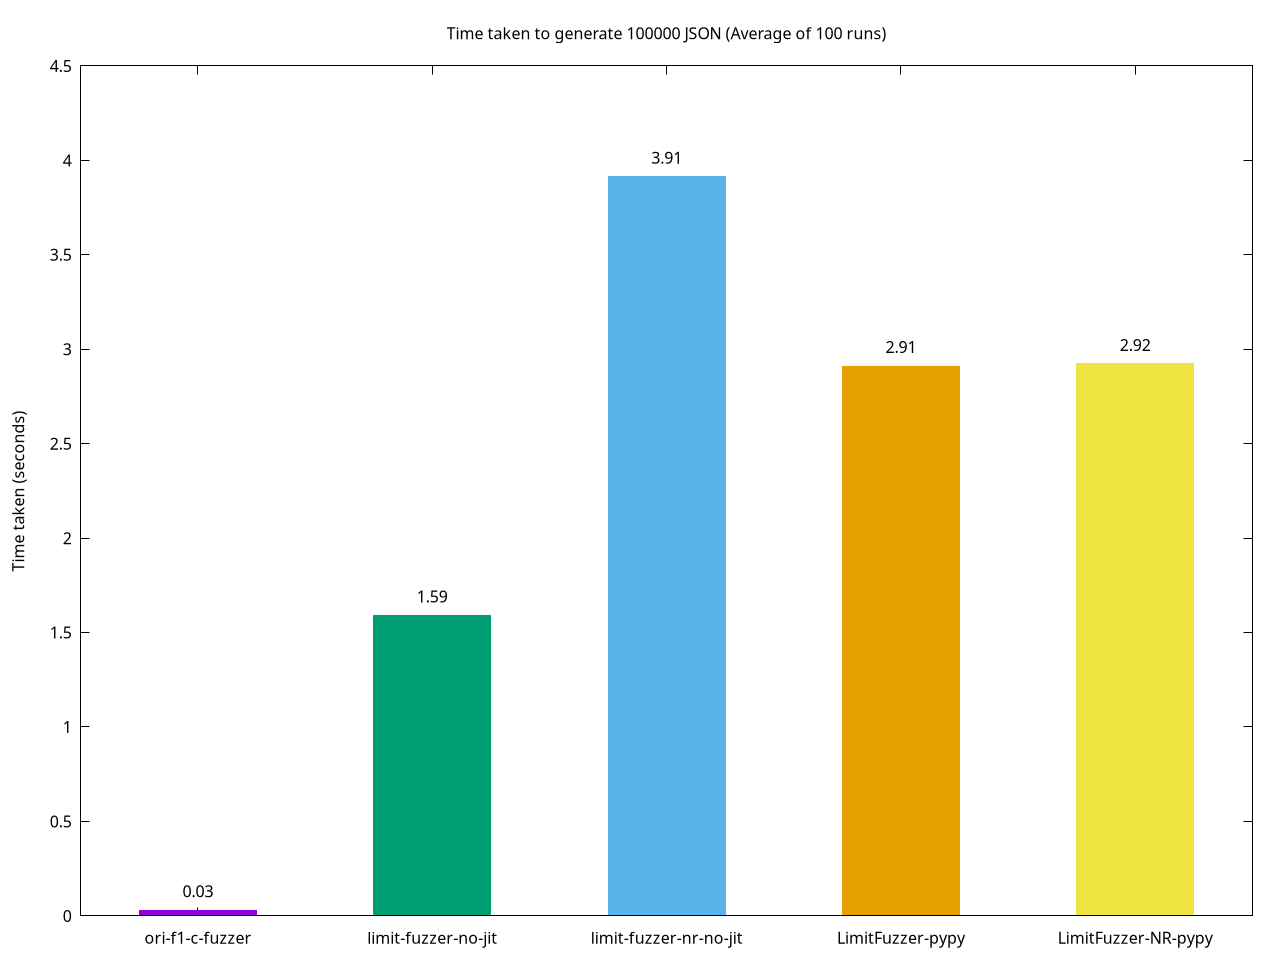

This chart was generated by the following gnuplot code:
set terminal pngcairo size 1280,960
set output 'plot.png'
set datafile separator ","

# set xlabel ''
set ylabel 'Time taken (seconds)'
set title 'Time taken to generate 100000 JSON (Average of 100 runs)'
set yrange [0:*]
set style fill solid
set boxwidth 0.5
unset key

# https://stackoverflow.com/questions/62806241/dynamically-colored-bar-charts-in-gnuplot
# https://unix.stackexchange.com/questions/310921/add-y-axis-value-labels-to-gnuplot-bar-chart
plot \
"result_avg.csv" using 0:2:($0+1):xtic(1) with boxes lc variable, \
""  using 0:($2+.1):(sprintf("%3.2f",$2)) with labels notitle
